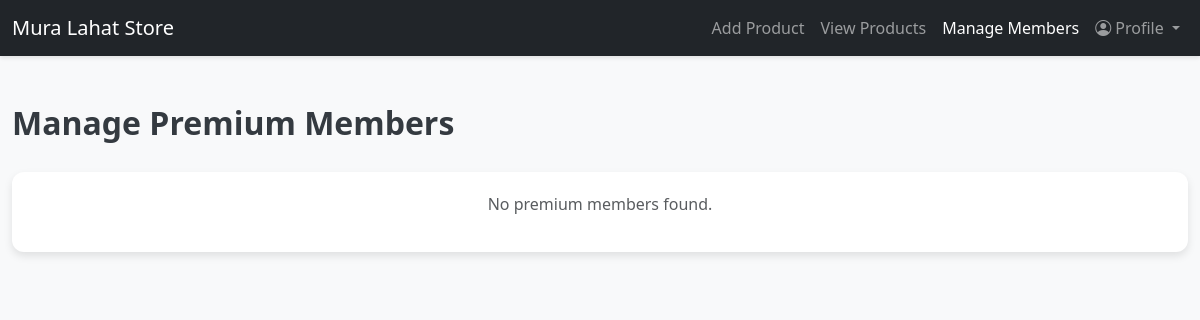
The page /manage_members.php on the database as committed earlier.
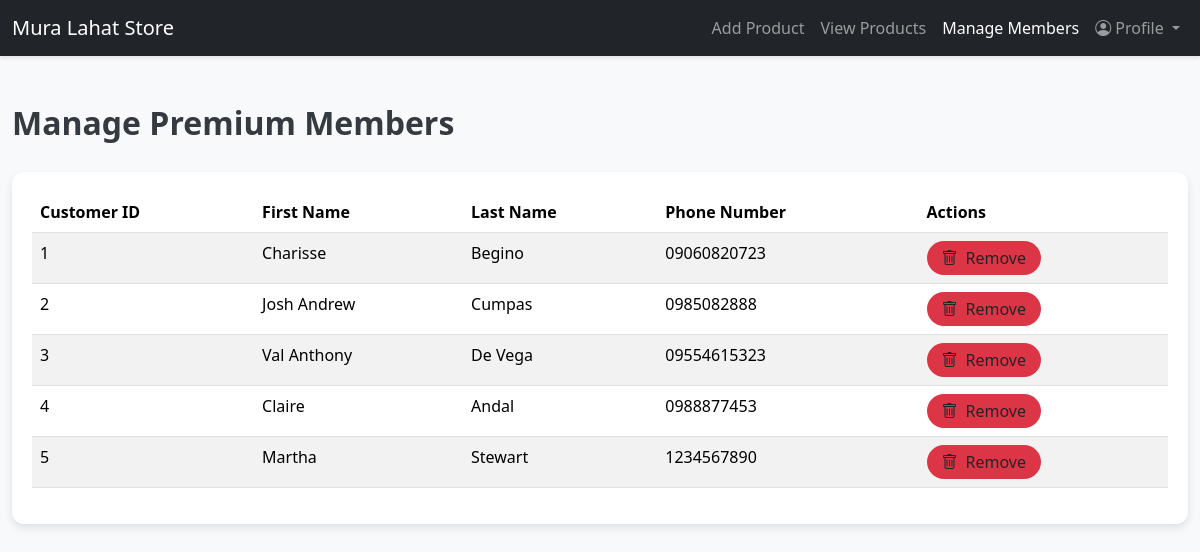
The same page on the database as committed later.
### tables this page shows
CREATE TABLE `customer` (
  `Customer_ID` int(11) NOT NULL,
  `Customer_FirstName` varchar(255) DEFAULT NULL,
  `Customer_LastName` varchar(255) DEFAULT NULL,
  `Customer_Phone` varchar(255) DEFAULT NULL,
  `Membership_Status` tinyint(1) DEFAULT 0 COMMENT '0 = Non-member, 1 = Premium Member'
);

### classes/database.php (called while the page is built, shortened)
<?php
class database {
    function opencon(): PDO {
        $con = new PDO('mysql:host=127.0.0.1;dbname=help_muralahat;charset=utf8mb4', 'root', '');
        $con->setAttribute(PDO::ATTR_ERRMODE, PDO::ERRMODE_EXCEPTION);
        return $con;
    }
    function getMembers() {
        $con = $this->opencon();
        $query = "SELECT Customer_ID, Customer_FirstName, Customer_LastName, Customer_Phone
                  FROM customer
                  WHERE Membership_Status = 1";
        return $con->query($query)->fetchAll(PDO::FETCH_ASSOC);
    }
}
?>

### manage_members.php (the view, shortened to what this page needs)
<?php
require_once('classes/database.php');
$con = new database();
$members = $con->getMembers();
?>
<!doctype html>
<html lang="en">
<head>
    <link href="https://cdn.jsdelivr.net/npm/bootstrap@5.3.3/dist/css/bootstrap.min.css" rel="stylesheet">
    <link href="https://cdn.jsdelivr.net/npm/sweetalert2@11/dist/sweetalert2.min.css" rel="stylesheet">
    <link rel="stylesheet" href="https://cdn.jsdelivr.net/npm/bootstrap-icons@1.11.3/font/bootstrap-icons.min.css">
</head>
<body>
    <nav class="navbar navbar-expand-lg navbar-dark bg-dark">
        <div class="container-fluid">
            <a class="navbar-brand" href="#">Mura Lahat Store</a>
            <div class="collapse navbar-collapse" id="navbarNav">
                <ul class="navbar-nav ms-auto">
                    <li class="nav-item">
                        <a class="nav-link" href="add_product.php">Add Product</a>
                    </li>
                    <li class="nav-item">
                        <a class="nav-link" href="view_products.php">View Products</a>
                    </li>
                    <li class="nav-item">
                        <a class="nav-link active" aria-current="page" href="manage_members.php">Manage Members</a>
                    </li>
                    <li class="nav-item dropdown">
                        <a class="nav-link dropdown-toggle" href="#" id="profileDropdown" role="button" data-bs-toggle="dropdown" aria-expanded="false">
                            <i class="bi bi-person-circle"></i> Profile
                        </a>
                    </li>
                </ul>
            </div>
        </div>
    </nav>
    <div class="container my-5">
        <h2 class="section-title">Manage Premium Members</h2>
        <div class="table-container">
            <?php if (!empty($members)): ?>
                <table class="table table-striped">
                    <thead>
                        <tr>
                            <th scope="col">Customer ID</th>
                            <th scope="col">First Name</th>
                            <th scope="col">Last Name</th>
                            <th scope="col">Phone Number</th>
                            <th scope="col">Actions</th>
                        </tr>
                    </thead>
                    <tbody>
                        <?php foreach ($members as $member): ?>
                            <tr>
                                <td><?php echo htmlspecialchars($member['Customer_ID']); ?></td>
                                <td><?php echo htmlspecialchars($member['Customer_FirstName']); ?></td>
                                <td><?php echo htmlspecialchars($member['Customer_LastName']); ?></td>
                                <td><?php echo htmlspecialchars($member['Customer_Phone']); ?></td>
                                <td>
                                    <button class="btn btn-delete" onclick="deleteMember(<?php echo $member['Customer_ID']; ?>)">
                                        <i class="bi bi-trash me-2"></i>Remove
                                    </button>
                                </td>
                            </tr>
                        <?php endforeach; ?>
                    </tbody>
                </table>
            <?php else: ?>
                <p class="text-muted text-center">No premium members found.</p>
            <?php endif; ?>
        </div>
    </div>
</body>
</html>

### manage_members.php (style rules this page uses)
body { background-color: #f8f9fa; font-family: 'Segoe UI', Tahoma, Geneva, Verdana, sans-serif; }
.navbar { box-shadow: 0 2px 4px rgba(0, 0, 0, 0.1); }
.table-container { background: #ffffff; border-radius: 12px; box-shadow: 0 4px 8px rgba(0, 0, 0, 0.1); padding: 20px; margin-top: 30px; }
.section-title { font-size: 2rem; font-weight: 700; color: #343a40; margin-bottom: 30px; }
.btn-delete { background-color: #dc3545; border: none; border-radius: 50px; padding: 5px 15px; font-weight: 500; transition: background-color 0.3s ease; }
.container { max-width: 1200px; }

Rows that differ between the two databases and show on the page:
added customer: Customer_ID "1", Customer_FirstName "Charisse", Customer_LastName "Begino", Customer_Phone "09060820723"
added customer: Customer_ID "2", Customer_FirstName "Josh Andrew", Customer_LastName "Cumpas", Customer_Phone "0985082888"
added customer: Customer_ID "3", Customer_FirstName "Val Anthony", Customer_LastName "De Vega", Customer_Phone "09554615323"
added customer: Customer_ID "4", Customer_FirstName "Claire", Customer_LastName "Andal", Customer_Phone "0988877453"
added customer: Customer_ID "5", Customer_FirstName "Martha", Customer_LastName "Stewart", Customer_Phone "1234567890"
Other text that changed with them:
text no longer shown: "No premium members found."
text now shown: "Customer ID First Name Last Name Phone Number Actions"
